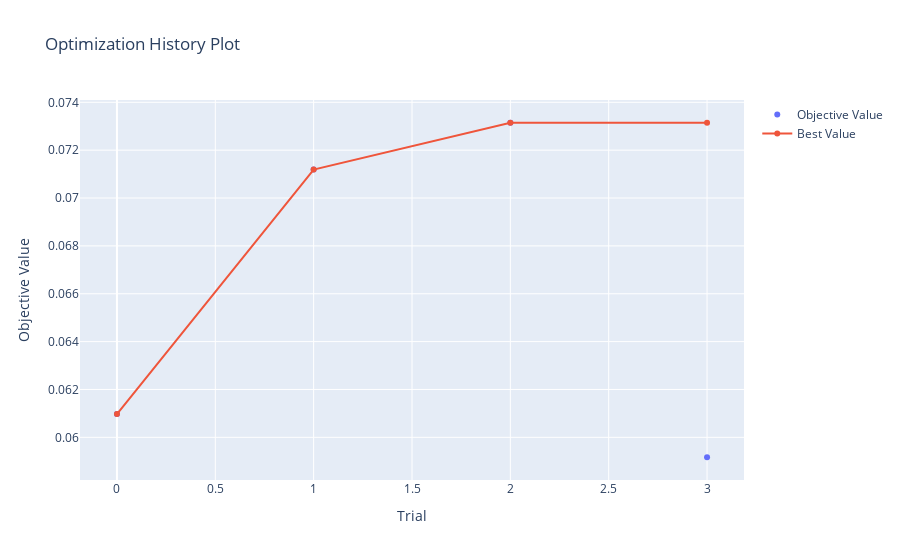

Write notebook code for a chart like this one.
### Code cell
optuna.visualization.plot_optimization_history(study)

### Figure 1 — Plotly figure (JSON) as saved in the notebook; plotly's stock layout.template omitted (floating-point values rounded to 4 significant figures)
{"data": [{"mode": "markers", "name": "Objective Value", "type": "scatter", "x": [0, 1, 2, 3], "y": [0.06097, 0.07119, 0.07315, 0.05917]}, {"name": "Best Value", "type": "scatter", "x": [0, 1, 2, 3], "y": [0.06097, 0.07119, 0.07315, 0.07315]}], "layout": {"title": {"text": "Optimization History Plot"}, "xaxis": {"title": {"text": "Trial"}}, "yaxis": {"title": {"text": "Objective Value"}}}}
